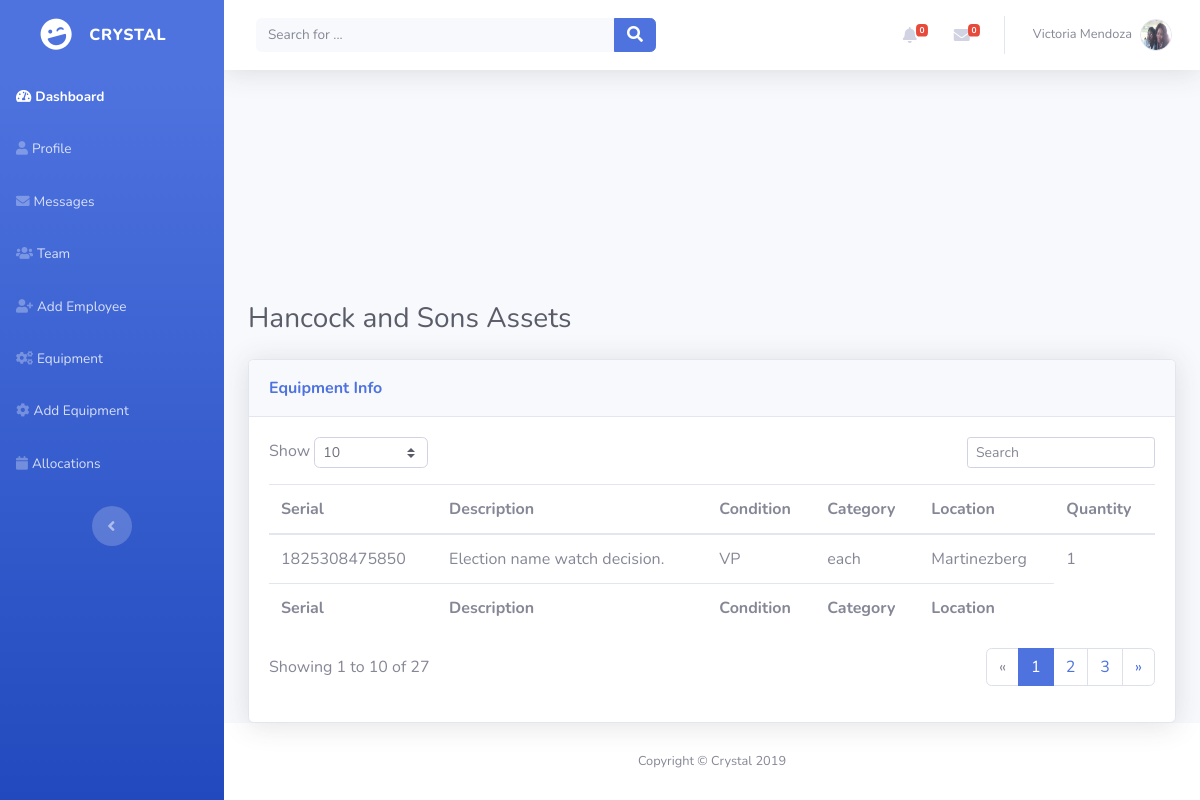
Screenshot of /equipments/ (signed in) with the database file from the repository.
### dashboard/models.py (models this page shows, shortened)
class User(AbstractUser):
    username = None
    first_name = models.CharField(_('first name'), max_length=30, blank=True)
    last_name = models.CharField(_('last name'), max_length=150, blank=True)
    email = models.EmailField(_('email address'), unique=True)
    USERNAME_FIELD = 'email'
    REQUIRED_FIELDS = []
    objects = UserManager()

class Employee(models.Model):
    user = models.OneToOneField(User, models.CASCADE)
    username = models.CharField(max_length=20)
    image = models.ImageField(upload_to=user_directory_path)
    email_verified = models.BooleanField(default=False)
    location = models.ForeignKey(Location, on_delete=models.PROTECT, default=1)

class Company(models.Model):
    name = models.CharField(max_length=50, help_text='Name of Company')
    verbose_name_plural = 'Companies'

class Equipment(models.Model):
    POSSIBLE_EQUIPMENT_CONDITIONS = [
        ('VP', 'Very Poor'),
        ('F', 'Fair'),
        ('G', 'Good'),
        ('E', 'Excellent'),
    ]
    serial = models.CharField(max_length=20, primary_key=True)
    description = models.TextField(help_text="Enter details on equipment")
    price = models.IntegerField()
    vendor = models.EmailField(help_text="Enter Vendor's email address")
    condition = models.CharField(max_length=20,
                                 choices=POSSIBLE_EQUIPMENT_CONDITIONS)
    category = models.ForeignKey(Category, on_delete=models.CASCADE)
    location = models.ForeignKey(Location, on_delete=models.CASCADE)
    quantity = models.IntegerField(default=1)

class Category(models.Model):
    name = models.CharField(max_length=20, help_text='New category')
    company = models.ForeignKey(Company, on_delete=models.CASCADE)

class Location(models.Model):
    name = models.CharField(
        max_length=20, help_text='Name to identify branch location of Company')
    address = models.TextField(help_text='Address of Office', null=True)
    city = models.CharField(max_length=20, help_text='City', null=True)
    country = models.CharField(max_length=20, help_text='Country', null=True)
    company = models.ForeignKey(Company, on_delete=models.CASCADE)

### dashboard/views.py (the view)
# urls.py: path('equipments/', views.equipments, name='equipments'),
@login_required
def equipments(request):
    if request.method == "GET":
        user = request.user
        unread_messages = Message.objects.filter(to_user=user, from_user_id__gte=2, read=False).order_by('-date_sent')
        alerts = Message.objects.filter(from_user_id=1, to_user=user).order_by('-date_sent')
        company = user.employee.location.company
        equipments = Equipment.objects.filter(location__company=company)
        return render(request, 'equipments.html',
                      {'company': company, 'equipments': equipments, 'unread_messages': unread_messages,
                       'alerts': alerts})

### dashboard/templatetags/profile_extras.py (called while the page is built)
@register.filter
def count(value):
    return len(value)

### templates/equipments.html (shortened to what this page needs)
{% extends 'base_nav.html' %}
{% load static %}
{% load profile_extras %}
{% block content %}
    <div class="container-fluid">
        <h3 class="text-dark mb-4">{{ company.name }} Assets</h3>
        <div class="card shadow">
            <div class="card-header py-3">
                <p class="text-primary m-0 font-weight-bold">Equipment Info</p>
            </div>
            <div class="card-body">
                <div class="row">
                    <div class="col-md-6 text-nowrap">
                        <div id="dataTable_length" class="dataTables_length" aria-controls="dataTable">
                            <label>Show&nbsp;<select
                                    class="form-control form-control-sm custom-select custom-select-sm">
                                <option value="10" selected="">10</option>
                            </select>&nbsp;</label></div>
                    </div>
                    <div class="col-md-6">
                        <div class="text-md-right dataTables_filter" id="dataTable_filter"><label><input
                                type="search" class="form-control form-control-sm"
                                aria-controls="dataTable" placeholder="Search"></label></div>
                    </div>
                </div>
                <div class="table-responsive table mt-2" id="dataTable" role="grid"
                     aria-describedby="dataTable_info">
                    <table class="table dataTable my-0" id="dataTable">
                        <thead>
                        <tr>
                            <th>Serial</th>
                            <th>Description</th>
                            <th>Condition</th>
                            <th>Category</th>
                            <th>Location</th>
                            <th>Quantity</th>
                        </tr>
                        </thead>
                        <tbody>
                        {% for equipment in equipments %}
                            <tr>
                                <td>{{ equipment.serial }}</td>
                                <td>{{ equipment.description }}</td>
                                <td>{{ equipment.condition }}</td>
                                <td>{{ equipment.category.name }}</td>
                                <td>{{ equipment.location.name }}</td>
                                <td>{{ equipment.quantity }}</td>
                            </tr>
                        {% endfor %}
                        </tbody>
                        <tfoot>
                        <tr>
                            <td><strong>Serial</strong></td>
                            <td><strong>Description</strong></td>
                            <td><strong>Condition</strong></td>
                            <td><strong>Category</strong></td>
                            <td><strong>Location</strong></td>
                        </tr>
                        </tfoot>
                    </table>
                </div>
                <div class="row">
                    <div class="col-md-6 align-self-center">
                        <p id="dataTable_info" class="dataTables_info" role="status" aria-live="polite">
                            Showing 1 to 10 of 27</p>
                    </div>
                    <div class="col-md-6">
                        <nav
                                class="d-lg-flex justify-content-lg-end dataTables_paginate paging_simple_numbers">
                            <ul class="pagination">
                                <li class="page-item disabled"><a class="page-link" href="#"
                                                                  aria-label="Previous"><span
                                        aria-hidden="true">«</span></a></li>
                                <li class="page-item active"><a class="page-link" href="#">1</a></li>
                                <li class="page-item"><a class="page-link" href="#">2</a></li>
                                <li class="page-item"><a class="page-link" href="#">3</a></li>
                                <li class="page-item"><a class="page-link" href="#" aria-label="Next"><span
                                        aria-hidden="true">»</span></a></li>
                            </ul>
                        </nav>
                    </div>
                </div>
            </div>
        </div>
    </div>
{% endblock %}

### templates/base_nav.html (shortened to what this page needs)
{% extends 'base.html' %}
{% load static %}
{% load profile_extras %}
{% block sidenav %}
    <nav class="navbar navbar-dark align-items-start sidebar sidebar-dark accordion bg-gradient-primary p-0"
         id="page-top">
        <div class="container-fluid d-flex flex-column p-0">
            <a class="navbar-brand d-flex justify-content-center align-items-center sidebar-brand m-0"
               href="{% url 'home' %}">
                <div class="sidebar-brand-icon rotate-n-15"><i class="fas fa-laugh-wink"></i></div>
                <div class="sidebar-brand-text mx-3"><span>Crystal</span></div>
            </a>
            <ul class="nav navbar-nav text-light" id="accordionSidebar">
                <li class="nav-item" role="presentation"><a class="nav-link active" href="{% url 'dashboard' %}"><i
                        class="fas fa-tachometer-alt"></i><span>Dashboard</span></a></li>
                <li class="nav-item" role="presentation"><a class="nav-link" href="{% url 'profile' %}"><i
                        class="fas fa-user"></i><span>Profile</span></a></li>
                <li class="nav-item" role="presentation"><a class="nav-link" href="{% url 'messages' %}"><i
                        class="fas fa-envelope"></i><span>Messages</span></a></li>
                <li class="nav-item" role="presentation"><a class="nav-link" href="{% url 'team' %}"><i
                        class="fas fa-users"></i><span>Team</span></a></li>
                <li class="nav-item" role="presentation"><a class="nav-link" href="{% url 'add_employee' %}"><i
                        class="fas fa-user-plus"></i><span>Add Employee</span></a></li>
                <li class="nav-item" role="presentation"><a class="nav-link" href="{% url 'equipments' %}"><i
                        class="fas fa-cogs"></i><span>Equipment</span></a></li>
                <li class="nav-item" role="presentation"><a class="nav-link" href="{% url 'add_equipment' %}"><i
                        class="fas fa-cog"></i><span>Add Equipment</span></a></li>
                <li class="nav-item" role="presentation"><a class="nav-link" href="{% url 'allocations' %}"><i
                        class="fas fa-calendar"></i><span>Allocations</span></a></li>
            </ul>
            <div class="text-center d-none d-md-inline">
                <button class="btn rounded-circle border-0" id="sidebarToggle"
                        type="button"></button>
            </div>
        </div>
    </nav>
{% endblock %}
{% block topnav %}
    <div id="content">
        <nav class="navbar navbar-light navbar-expand bg-white shadow mb-4 topbar static-top">
            <div class="container-fluid">
                <form class="form-inline d-none d-sm-inline-block mr-auto ml-md-3 my-2 my-md-0 mw-100 navbar-search">
                    <div class="input-group"><input class="bg-light form-control border-0 small" type="text"
                                                    placeholder="Search for ...">
                        <div class="input-group-append">
                            <button class="btn btn-primary py-0" type="button"><i
                                    class="fas fa-search"></i></button>
                        </div>
                    </div>
                </form>
                <ul class="nav navbar-nav flex-nowrap ml-auto">
                    <li class="nav-item dropdown no-arrow mx-1" role="presentation">
                        <div class="nav-item dropdown no-arrow"><a class="dropdown-toggle nav-link"
                                                                   data-toggle="dropdown"
                                                                   aria-expanded="false" href="#"><span
                                class="badge badge-danger badge-counter">{{ alerts|count }}</span><i
                                class="fas fa-bell fa-fw"></i></a>
                        </div>
                    </li>
                    <li class="nav-item dropdown no-arrow mx-1" role="presentation">
                        <div class="nav-item dropdown no-arrow"><a class="dropdown-toggle nav-link"
                                                                   data-toggle="dropdown"
                                                                   aria-expanded="false" href="#"><i
                                class="fas fa-envelope fa-fw"></i><span
                                class="badge badge-danger badge-counter">{{ unread_messages|count }}</span></a>
                        </div>
                    </li>
                    <li class="nav-item dropdown no-arrow" role="presentation">
                        <div class="nav-item dropdown no-arrow"><a class="dropdown-toggle nav-link"
                                                                   data-toggle="dropdown"
                                                                   aria-expanded="false" href="#"><span
                                class="d-none d-lg-inline mr-2 text-gray-600 small">{{ request.user.first_name }}
                            {{ request.user.last_name }}</span><img class="border rounded-circle img-profile"
                                                                    src={{ request.user.employee.image.url }}></a>
                        </div>
                    </li>
                </ul>
            </div>
        </nav>
    </div>
{% endblock %}

### rows the page displays
User: user.first_name "Victoria", user.last_name "Mendoza", user.employee.image (picture)
Company: name "Hancock and Sons"
Equipment: serial "1825308475850", description "Election name watch decision.", condition "VP", category.name "each", location.name "Martinezberg", quantity "1"

### other values shown
{{ alerts|count }} "0"
{{ unread_messages|count }} "0"
